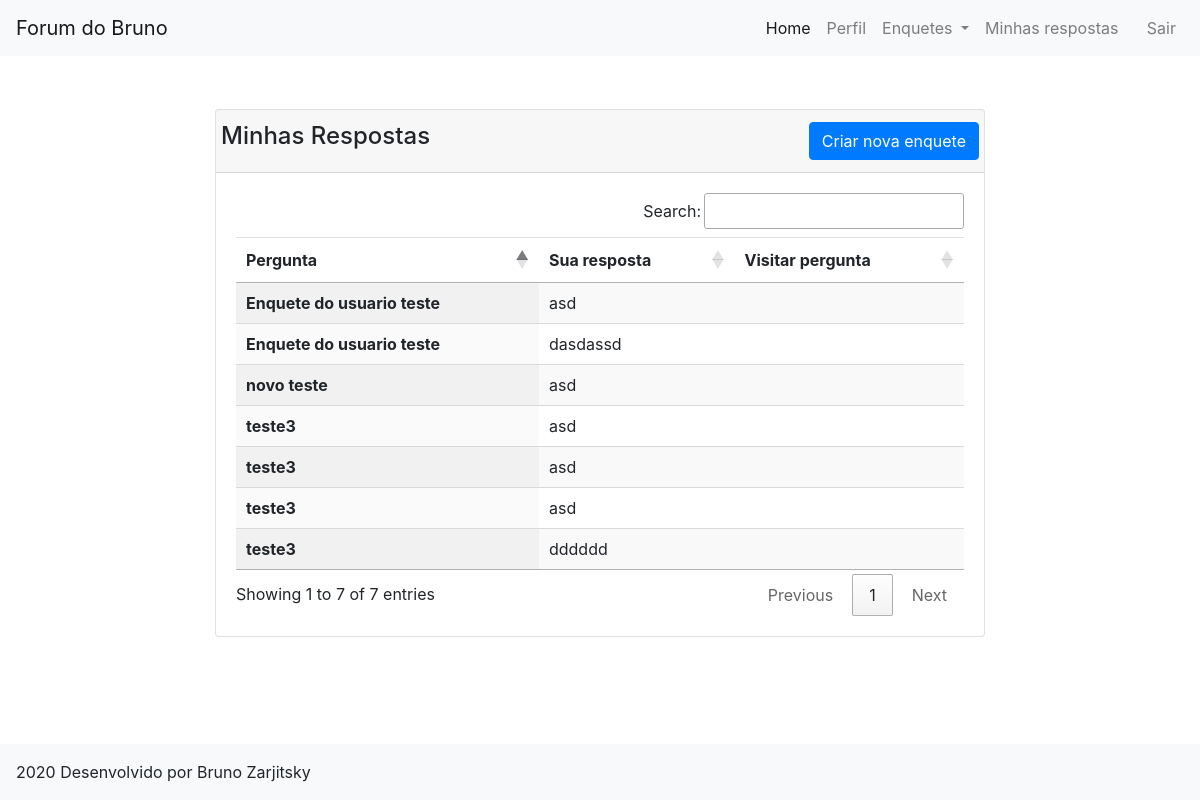
The page /minhasRespostas/ (signed in) on the database its author committed.
### siteForum/models.py (models this page shows, shortened)
class resposta(models.Model):
    pergunta = models.ForeignKey(enquete, on_delete=models.CASCADE)
    resp = models.TextField(verbose_name="Resposta")
    dono = models.ForeignKey(User, on_delete=models.CASCADE, default="", blank=True, null=True)
    class Meta:
        verbose_name = "Resposta"
        verbose_name_plural = "Respostas"

class enquete(models.Model):
    titulo = models.CharField(max_length=200)
    descricao = models.TextField(default="")
    tipo = models.ManyToManyField(tipo, blank=True)
    dono = models.ForeignKey(User, on_delete=models.CASCADE, default="", blank=True, null=True)
    class Meta:
        verbose_name = "Enquete"
        verbose_name_plural = "Enquetes"

### siteForum/views.py (the view)
# urls.py: path('minhasRespostas/', views.minhasRespostas, name = "MinhasRespostas"),
def minhasRespostas(request):
    res = resposta.objects.filter(dono=request.user)
    return render(request, "respostas.html", {"background": "background"+str(randint(1,3))+".jpg", "respostasLista": res})

### templates/respostas.html
{% extends "base_page.html"%}
{% load static%}
{% block content %}
<div class = "row justify-content-center" style="padding-top: 5%;">
    <div class = "col-md-2"></div>
    <div class = "col-md-8">
        <div class = "card">
            <div class = "card-header">
                <div class = "row">
                    <h4>Minhas Respostas</h4>
                    <div class = "ml-auto">
                        <a href = "#" type="button" class="btn btn-primary">Criar nova enquete</a>
                    </div>
                </div>
            </div>
            <div class="card-body">
                <div class = "row">
                    <div class = "col-md-12">
                    <table class="table table-hover display" style="width: 100%;" id = "enquetes">
                        <thead>
                            <tr>
                                <th scope="col">Pergunta</th>
                                <th scope="col">Sua resposta</th>
                                <th scope="col">Visitar pergunta</th>
                            </tr>
                        </thead>
                        <tbody>
                            {% for autos in respostasLista %}
                            <tr>
                                <th scope="row">{{autos.pergunta.titulo}}</th>
                                <td>{{autos.resp}}</td>
                                <td><a href = "{% url 'EnqueteDetalhe' id=autos.pergunta.id %}"><i class="fas fa-directions"></i></a></td>
                            </tr>
                            {% endfor %}
                        </tbody>
                    </table>
                    </div>
                </div>
            </div>
        </div>
    </div>
    <div class = "col-md-2">
    </div>
</div>
{% endblock %}

### rows shown on the page
resposta: pergunta.titulo "teste3", resp "asd"
resposta: pergunta.titulo "Enquete do usuario teste", resp "asd"
resposta: pergunta.titulo "novo teste", resp "asd"
resposta: pergunta.titulo "teste3", resp "asd"
resposta: pergunta.titulo "teste3", resp "asd"
resposta: pergunta.titulo "Enquete do usuario teste", resp "dasdassd"
resposta: pergunta.titulo "teste3", resp "dddddd"
